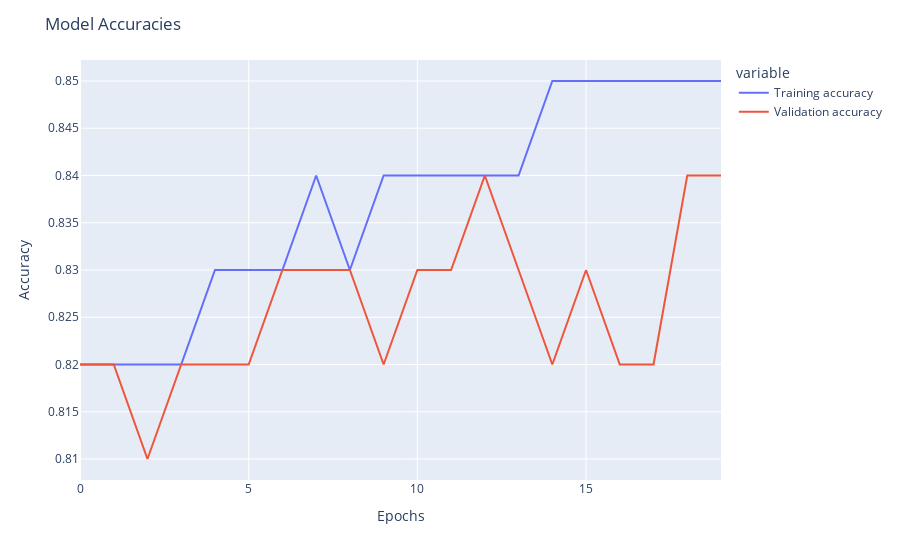

This figure's notebook cell:
### Code cell
model_results_df = torch.load('cassava_model_results.pth', map_location=device)
fig = px.line(model_results_df[['Training accuracy', 'Validation accuracy']])
fig.update_layout(xaxis_title='Epochs', yaxis_title='Accuracy', title='Model Accuracies')
fig.show()

### Figure 1 — Plotly figure (JSON) as saved in the notebook; plotly's stock layout.template omitted (floating-point values rounded to 4 significant figures)
{"data": [{"hovertemplate": "variable=Training accuracy<br>index=%{x}<br>value=%{y}<extra></extra>", "legendgroup": "Training accuracy", "line": {"color": "#636efa", "dash": "solid"}, "marker": {"symbol": "circle"}, "mode": "lines", "name": "Training accuracy", "orientation": "v", "showlegend": true, "type": "scatter", "x": [0, 1, 2, 3, 4, 5, 6, 7, 8, 9, 10, 11, 12, 13, 14, 15, 16, 17, 18, 19], "xaxis": "x", "y": [0.82, 0.82, 0.82, 0.82, 0.83, 0.83, 0.83, 0.84, 0.83, 0.84, 0.84, 0.84, 0.84, 0.84, 0.85, 0.85, 0.85, 0.85, 0.85, 0.85], "yaxis": "y"}, {"hovertemplate": "variable=Validation accuracy<br>index=%{x}<br>value=%{y}<extra></extra>", "legendgroup": "Validation accuracy", "line": {"color": "#EF553B", "dash": "solid"}, "marker": {"symbol": "circle"}, "mode": "lines", "name": "Validation accuracy", "orientation": "v", "showlegend": true, "type": "scatter", "x": [0, 1, 2, 3, 4, 5, 6, 7, 8, 9, 10, 11, 12, 13, 14, 15, 16, 17, 18, 19], "xaxis": "x", "y": [0.82, 0.82, 0.81, 0.82, 0.82, 0.82, 0.83, 0.83, 0.83, 0.82, 0.83, 0.83, 0.84, 0.83, 0.82, 0.83, 0.82, 0.82, 0.84, 0.84], "yaxis": "y"}], "layout": {"legend": {"title": {"text": "variable"}, "tracegroupgap": 0}, "margin": {"t": 60}, "title": {"text": "Model Accuracies"}, "xaxis": {"anchor": "y", "domain": [0, 1], "title": {"text": "Epochs"}}, "yaxis": {"anchor": "x", "domain": [0, 1], "title": {"text": "Accuracy"}}}}
